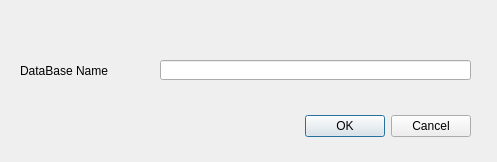
<?xml version="1.0" encoding="UTF-8"?>
<ui version="4.0">
 <class>createDbDialogBase</class>
 <widget class="QDialog" name="createDbDialogBase">
  <property name="geometry">
   <rect>
    <x>0</x>
    <y>0</y>
    <width>497</width>
    <height>162</height>
   </rect>
  </property>
  <property name="windowTitle">
   <string>Create DataBase</string>
  </property>
  <widget class="QDialogButtonBox" name="buttonBox">
   <property name="geometry">
    <rect>
     <x>290</x>
     <y>110</y>
     <width>181</width>
     <height>32</height>
    </rect>
   </property>
   <property name="orientation">
    <enum>Qt::Horizontal</enum>
   </property>
   <property name="standardButtons">
    <set>QDialogButtonBox::Cancel|QDialogButtonBox::Ok</set>
   </property>
  </widget>
  <widget class="QLabel" name="label_13">
   <property name="geometry">
    <rect>
     <x>20</x>
     <y>60</y>
     <width>91</width>
     <height>20</height>
    </rect>
   </property>
   <property name="text">
    <string>DataBase Name：</string>
   </property>
  </widget>
  <widget class="QLineEdit" name="m_editDbName">
   <property name="geometry">
    <rect>
     <x>160</x>
     <y>60</y>
     <width>311</width>
     <height>20</height>
    </rect>
   </property>
  </widget>
 </widget>
 <resources/>
 <connections>
  <connection>
   <sender>buttonBox</sender>
   <signal>accepted()</signal>
   <receiver>createDbDialogBase</receiver>
   <slot>accept()</slot>
   <hints>
    <hint type="sourcelabel">
     <x>248</x>
     <y>254</y>
    </hint>
    <hint type="destinationlabel">
     <x>157</x>
     <y>274</y>
    </hint>
   </hints>
  </connection>
  <connection>
   <sender>buttonBox</sender>
   <signal>rejected()</signal>
   <receiver>createDbDialogBase</receiver>
   <slot>reject()</slot>
   <hints>
    <hint type="sourcelabel">
     <x>316</x>
     <y>260</y>
    </hint>
    <hint type="destinationlabel">
     <x>286</x>
     <y>274</y>
    </hint>
   </hints>
  </connection>
 </connections>
</ui>
